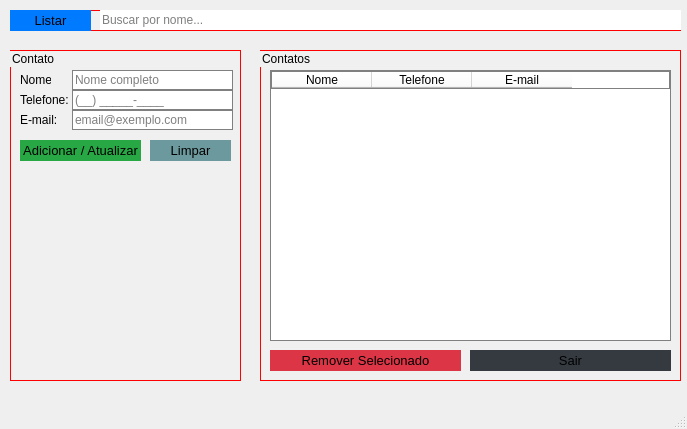
<?xml version="1.0" encoding="UTF-8"?>
<ui version="4.0">
 <class>MainWindow</class>
 <widget class="QMainWindow" name="MainWindow">
  <property name="geometry">
   <rect>
    <x>0</x>
    <y>0</y>
    <width>687</width>
    <height>429</height>
   </rect>
  </property>
  <property name="windowTitle">
   <string>MainWindow</string>
  </property>
  <widget class="QWidget" name="centralwidget">
   <widget class="QGroupBox" name="groupBox">
    <property name="geometry">
     <rect>
      <x>10</x>
      <y>10</y>
      <width>671</width>
      <height>21</height>
     </rect>
    </property>
    <property name="styleSheet">
     <string notr="true">background-color:rgb(240, 240, 240);border:1px solid red;</string>
    </property>
    <property name="title">
     <string/>
    </property>
    <widget class="QPushButton" name="listar">
     <property name="geometry">
      <rect>
       <x>0</x>
       <y>0</y>
       <width>81</width>
       <height>21</height>
      </rect>
     </property>
     <property name="font">
      <font>
       <pointsize>10</pointsize>
      </font>
     </property>
     <property name="styleSheet">
      <string notr="true">background-color:#007bff;border:0px;</string>
     </property>
     <property name="text">
      <string>Listar</string>
     </property>
    </widget>
    <widget class="QLineEdit" name="buscarpornome">
     <property name="geometry">
      <rect>
       <x>90</x>
       <y>0</y>
       <width>581</width>
       <height>20</height>
      </rect>
     </property>
     <property name="styleSheet">
      <string notr="true">background-color:rgb(255, 255, 255);
border:0px</string>
     </property>
     <property name="placeholderText">
      <string>Buscar por nome...</string>
     </property>
    </widget>
   </widget>
   <widget class="QGroupBox" name="groupBox_2">
    <property name="geometry">
     <rect>
      <x>10</x>
      <y>50</y>
      <width>231</width>
      <height>331</height>
     </rect>
    </property>
    <property name="styleSheet">
     <string notr="true">background-color:rgb(240, 240, 240);border:1px solid red;</string>
    </property>
    <property name="title">
     <string>Contato</string>
    </property>
    <widget class="QLabel" name="lb_nome">
     <property name="geometry">
      <rect>
       <x>10</x>
       <y>20</y>
       <width>31</width>
       <height>20</height>
      </rect>
     </property>
     <property name="styleSheet">
      <string notr="true">border:0px</string>
     </property>
     <property name="text">
      <string>Nome:</string>
     </property>
    </widget>
    <widget class="QLabel" name="lb_nome_2">
     <property name="geometry">
      <rect>
       <x>10</x>
       <y>40</y>
       <width>51</width>
       <height>20</height>
      </rect>
     </property>
     <property name="styleSheet">
      <string notr="true">border:0px</string>
     </property>
     <property name="text">
      <string>Telefone:</string>
     </property>
    </widget>
    <widget class="QLabel" name="lb_nome_3">
     <property name="geometry">
      <rect>
       <x>10</x>
       <y>60</y>
       <width>41</width>
       <height>20</height>
      </rect>
     </property>
     <property name="styleSheet">
      <string notr="true">border:0px</string>
     </property>
     <property name="text">
      <string>E-mail:</string>
     </property>
    </widget>
    <widget class="QLineEdit" name="contatoNome">
     <property name="geometry">
      <rect>
       <x>62</x>
       <y>20</y>
       <width>161</width>
       <height>20</height>
      </rect>
     </property>
     <property name="styleSheet">
      <string notr="true">background-color:rgb(255, 255, 255);
border:1px solid grey</string>
     </property>
     <property name="placeholderText">
      <string>Nome completo</string>
     </property>
    </widget>
    <widget class="QLineEdit" name="contatoTel">
     <property name="geometry">
      <rect>
       <x>62</x>
       <y>40</y>
       <width>161</width>
       <height>20</height>
      </rect>
     </property>
     <property name="styleSheet">
      <string notr="true">background-color:rgb(255, 255, 255);
border:1px solid grey</string>
     </property>
     <property name="frame">
      <bool>true</bool>
     </property>
     <property name="placeholderText">
      <string>(__) _____-____</string>
     </property>
    </widget>
    <widget class="QLineEdit" name="contatoEmail">
     <property name="geometry">
      <rect>
       <x>62</x>
       <y>60</y>
       <width>161</width>
       <height>20</height>
      </rect>
     </property>
     <property name="styleSheet">
      <string notr="true">background-color:rgb(255, 255, 255);
border:1px solid grey</string>
     </property>
     <property name="placeholderText">
      <string>email@exemplo.com</string>
     </property>
    </widget>
    <widget class="QPushButton" name="contatoAddAtt">
     <property name="geometry">
      <rect>
       <x>10</x>
       <y>90</y>
       <width>121</width>
       <height>21</height>
      </rect>
     </property>
     <property name="font">
      <font>
       <pointsize>10</pointsize>
      </font>
     </property>
     <property name="styleSheet">
      <string notr="true">background-color:#28a745;border:0px;</string>
     </property>
     <property name="text">
      <string>Adicionar / Atualizar</string>
     </property>
    </widget>
    <widget class="QPushButton" name="contatoLimpar">
     <property name="geometry">
      <rect>
       <x>140</x>
       <y>90</y>
       <width>81</width>
       <height>21</height>
      </rect>
     </property>
     <property name="font">
      <font>
       <pointsize>10</pointsize>
      </font>
     </property>
     <property name="styleSheet">
      <string notr="true">background-color:#6c999d;
border:0px;</string>
     </property>
     <property name="text">
      <string>Limpar</string>
     </property>
    </widget>
   </widget>
   <widget class="QGroupBox" name="groupBox_3">
    <property name="geometry">
     <rect>
      <x>260</x>
      <y>50</y>
      <width>421</width>
      <height>331</height>
     </rect>
    </property>
    <property name="styleSheet">
     <string notr="true">background-color:rgb(240, 240, 240);border:1px solid red;</string>
    </property>
    <property name="title">
     <string>Contatos</string>
    </property>
    <widget class="QTableWidget" name="contatosTabela">
     <property name="geometry">
      <rect>
       <x>10</x>
       <y>20</y>
       <width>401</width>
       <height>271</height>
      </rect>
     </property>
     <property name="styleSheet">
      <string notr="true">background-color:rgb(255,255,255);border:1px solid grey;</string>
     </property>
     <column>
      <property name="text">
       <string>Nome</string>
      </property>
     </column>
     <column>
      <property name="text">
       <string>Telefone</string>
      </property>
     </column>
     <column>
      <property name="text">
       <string>E-mail</string>
      </property>
     </column>
    </widget>
    <widget class="QPushButton" name="contatosRemove">
     <property name="geometry">
      <rect>
       <x>10</x>
       <y>300</y>
       <width>191</width>
       <height>21</height>
      </rect>
     </property>
     <property name="font">
      <font>
       <pointsize>10</pointsize>
      </font>
     </property>
     <property name="styleSheet">
      <string notr="true">background-color:#dc3545;border:0px;</string>
     </property>
     <property name="text">
      <string>Remover Selecionado</string>
     </property>
    </widget>
    <widget class="QPushButton" name="contatosSair">
     <property name="geometry">
      <rect>
       <x>210</x>
       <y>300</y>
       <width>201</width>
       <height>21</height>
      </rect>
     </property>
     <property name="font">
      <font>
       <pointsize>10</pointsize>
      </font>
     </property>
     <property name="styleSheet">
      <string notr="true">background-color:#343a40;border:0px;</string>
     </property>
     <property name="text">
      <string>Sair</string>
     </property>
    </widget>
   </widget>
  </widget>
  <widget class="QMenuBar" name="menubar">
   <property name="geometry">
    <rect>
     <x>0</x>
     <y>0</y>
     <width>687</width>
     <height>21</height>
    </rect>
   </property>
  </widget>
  <widget class="QStatusBar" name="statusbar"/>
 </widget>
 <resources/>
 <connections/>
</ui>
